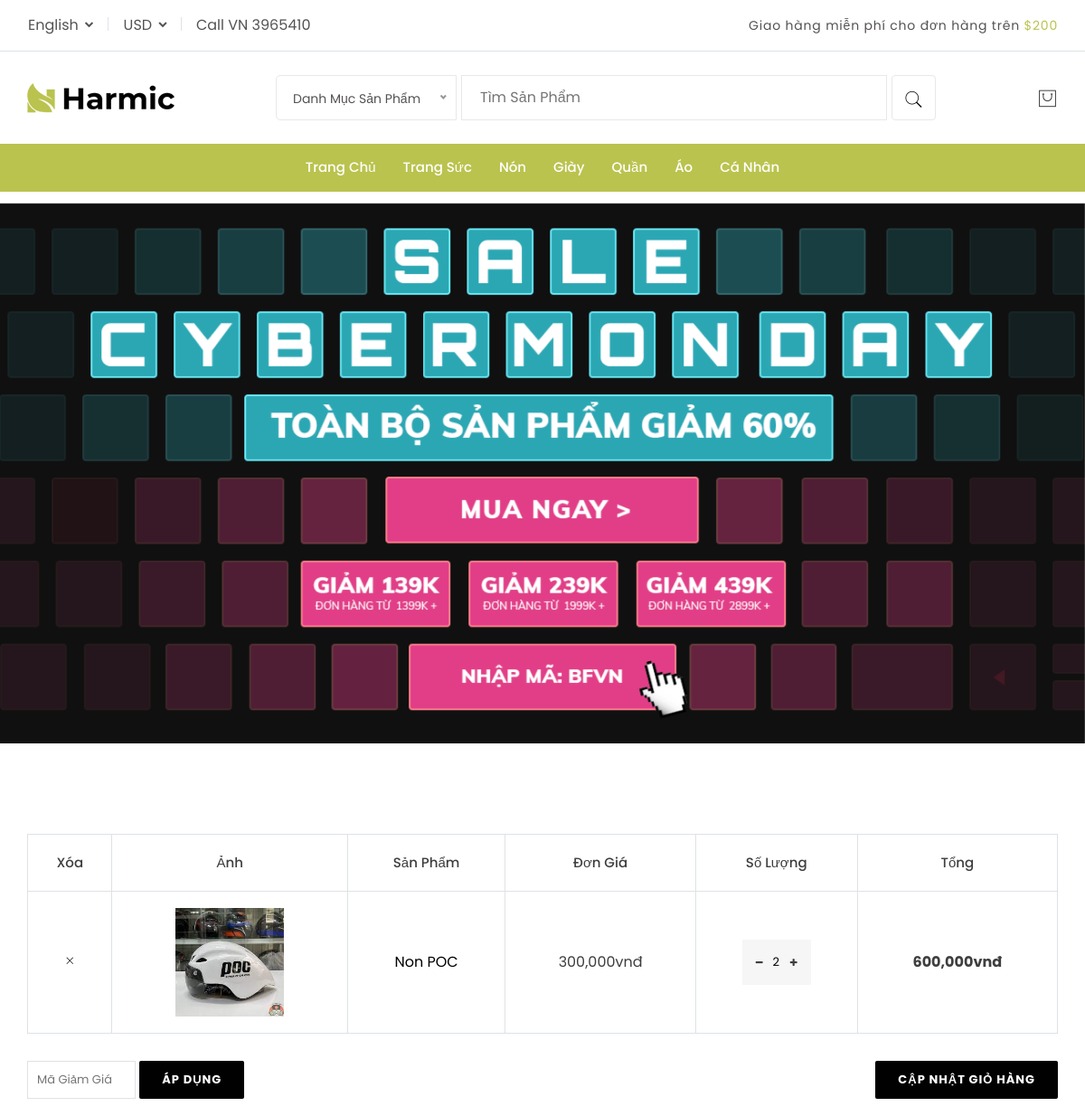
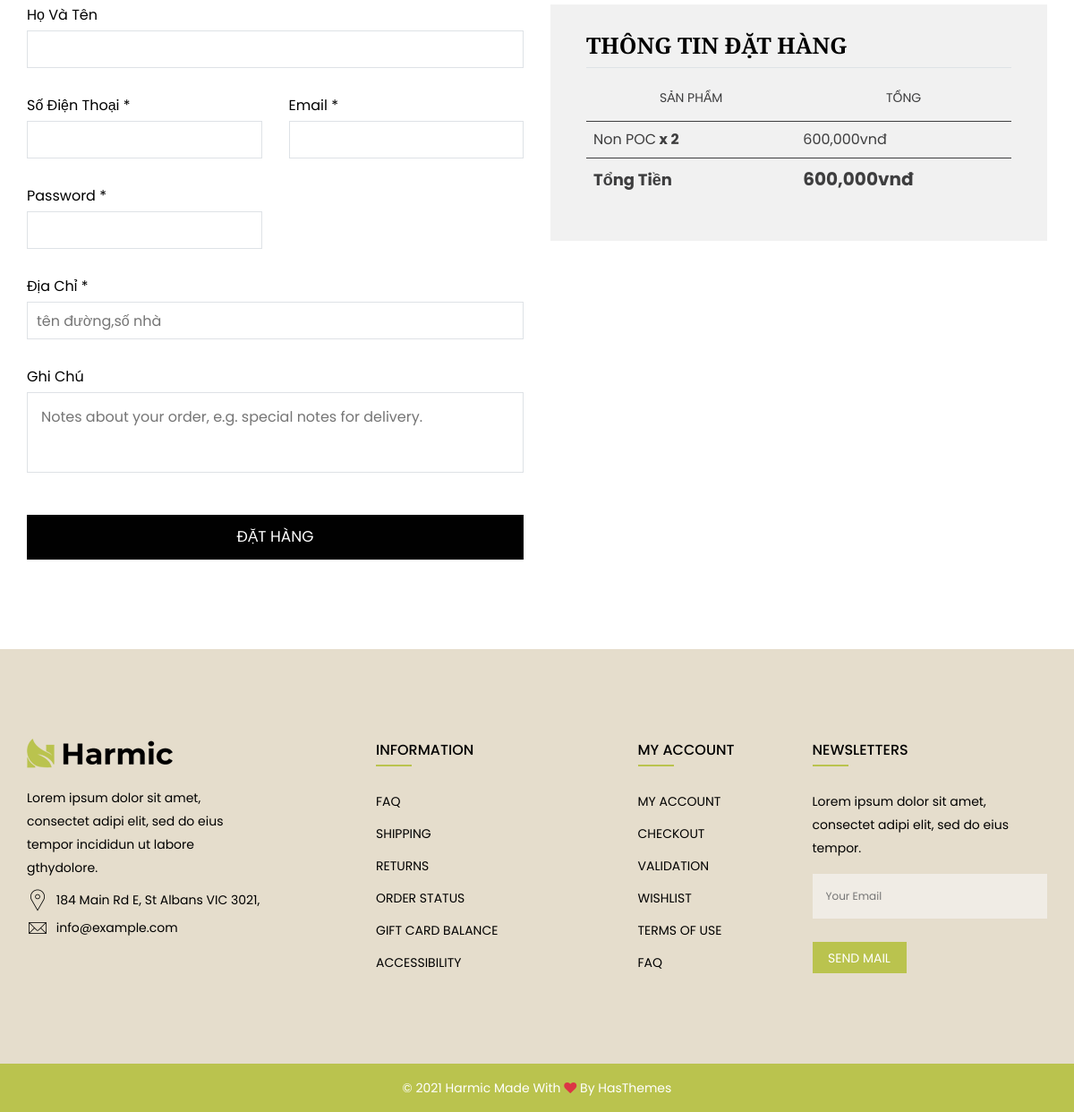
The app's page /index.php?quanly=giohang with its own data (2 pictures, top to bottom).
### tables this page shows
CREATE TABLE `tbl_category` (
  `category_id` int(11) NOT NULL,
  `category_name` varchar(50) NOT NULL
);

CREATE TABLE `slider` (
  `slider_id` int(11) NOT NULL,
  `slider_image` varchar(100) NOT NULL,
  `slider_active` int(11) NOT NULL DEFAULT 1
);

CREATE TABLE `tbl_giohang` (
  `giohang_id` int(11) NOT NULL,
  `tensanpham` varchar(100) NOT NULL,
  `sanpham_id` int(11) NOT NULL,
  `giasanpham` varchar(50) NOT NULL,
  `hinhanh` varchar(50) NOT NULL,
  `soluong` int(11) NOT NULL
);

### include/giohang.php (the view, shortened to what the rows shown need)
<div class="cart-area section-space-y-axis-100">
    <div class="container">
        <div class="row">
            <div class="col-12">
                <?php
                $sql_lay_giohang = mysqli_query($con, "SELECT * FROM tbl_giohang ORDER BY giohang_id DESC");
                ?>
                <form action="" method="POST">
                    <div class="table-content table-responsive">
                        <table class="table">
                            <thead>
                                <tr>
                                    <th class="product_remove">Xóa</th>
                                    <th class="product-thumbnail">Ảnh</th>
                                    <th class="cart-product-name">Sản Phẩm</th>
                                    <th class="product-price">Đơn Giá</th>
                                    <th class="product-quantity">Số Lượng</th>
                                    <th class="product-subtotal">Tổng</th>
                                </tr>
                            </thead>
                            <?php
                            while ($row_fetch_giohang = mysqli_fetch_array($sql_lay_giohang)) {
                                $subtotal = $row_fetch_giohang['soluong'] * $row_fetch_giohang['giasanpham'];
                                ?>
                                <tbody>
                                    <tr>
                                        <td class="product_remove">
                                            <a href="?quanly=giohang&xoa=<?php echo $row_fetch_giohang['giohang_id'] ?>">
                                                <i class="pe-7s-close" title="Remove"></i>
                                            </a>
                                        </td>
                                        <td class="product-thumbnail">
                                            <a href="javascript:void(0)">
                                                <img style="max-width: 120px;"
                                                    src="assets/images/anh/<?php echo $row_fetch_giohang['hinhanh'] ?>">
                                            </a>
                                        </td>
                                        <td class="product-name"><a href="javascript:void(0)">
                                                <?php echo $row_fetch_giohang['tensanpham'] ?>
                                            </a></td>
                                        <td class="product-price"><span class="amount">
                                                <?php echo number_format($row_fetch_giohang['giasanpham']) . 'vnđ' ?>
                                            </span></td>
                                        <td class="quantity">
                                            <div class="cart-plus-minus">
                                                <div>
                                                    <input class="cart-plus-minus-box" type="text" name="soluong[]"
                                                        value="<?php echo $row_fetch_giohang['soluong'] ?>">
                                                </div>
                                            </div>
                                        </td>
                                        <td class="product-subtotal"><span class="amount">
                                                <?php echo number_format($subtotal) . 'vnđ' ?>
                                            </span></td>
                                    </tr>
                                </tbody>
                            <?php
                            }
                            ?>
                        </table>
                    </div>
                    <br>
                </form>
                <div class="row">
                    <div class="col-lg-6 col-12">
                        <form action="" method="post">
                            <div class="your-order">
                                <div class="your-order-table table-responsive">
                                    <table class="table">
                                        <thead>
                                            <tr>
                                                <th class="cart-product-name">Sản Phẩm</th>
                                                <th class="cart-product-total">Tổng</th>
                                            </tr>
                                        </thead>
                                        <?php
                                        $sql_giohang = mysqli_query($con, "SELECT * FROM tbl_giohang ORDER BY giohang_id DESC");
                                        ?>
                                        <tbody>
                                            <?php
                                            while ($row_fetch_giohang = mysqli_fetch_array($sql_giohang)) {
                                                $subtotal = $row_fetch_giohang['soluong'] * $row_fetch_giohang['giasanpham'];
                                                ?>
                                                <tr class="cart_item">
                                                    <td class="cart-product-name">
                                                        <?php echo $row_fetch_giohang['tensanpham'] ?><strong
                                                            class="product-quantity">
                                                            x
                                                            <?php echo $row_fetch_giohang['soluong'] ?>
                                                        </strong>
                                                    </td>
                                                    <td class="cart-product-total"><span class="amount">
                                                            <?php echo number_format($subtotal) . 'vnđ' ?>
                                                        </span></td>
                                                </tr>
                                                <?php
                                            }
                                            ?>
                                        </tbody>
                                        <tfoot>
                                            <tr class="order-total">
                                                <th>Tổng Tiền</th>
                                            </tr>
                                        </tfoot>
                                    </table>
                                </div>
                            </div>
                        </form>
                    </div>
                </div>
            </div>
        </div>
    </div>
</div>

### include/menu.php (shortened to what the rows shown need)
<div class="main-header header-sticky" data-bg-color="#bac34e">
    <div class="container">
        <div class="main-header_nav position-relative">
            <div class="row align-items-center">
                <div class="col-lg-12 d-none d-lg-block">
                    <div class="main-menu">
                        <nav class="main-nav">
                            <ul>
                                <?php
                                $sql_category_danhmuc = mysqli_query($con, 'SELECT * FROM tbl_category ORDER BY category_id DESC');
                                while ($row_category_danhmuc = mysqli_fetch_array($sql_category_danhmuc)) {
                                    ?>
                                    <li class="drop-holder">
                                        <a href="?quanly=danhmuc&id=<?php echo $row_category_danhmuc['category_id'] ?>">
                                            <?php echo $row_category_danhmuc['category_name'] ?>
                                        </a>
                                    </li>
                                    <?php
                                }
                                ?>
                            </ul>
                        </nav>
                    </div>
                </div>
            </div>
        </div>
    </div>
</div>

### include/slider.php (shortened to what the rows shown need)
<div class="slider-area">
            <?php
                $sql_slider=mysqli_query($con,"SELECT * FROM slider WHERE slider_active='1' ORDER BY slider_id");
                while($row_slider=mysqli_fetch_array($sql_slider)){
            ?>
            <div class="swiper-container main-slider swiper-arrow with-bg_white">
                <div class="swiper-wrapper">
                    <div class="swiper-slide animation-style-01">
                        <div  class="slide-inner bg-height" data-bg-image="assets/images/anh/silde1.jpg">
                        </div>
                    </div>
                </div>
                <?php
                }
                ?>
            </div>
        </div>

### records on screen
tbl_category: category_name "Trang Sức"
tbl_category: category_name "Nón"
tbl_category: category_name "Giày"
tbl_category: category_name "Quần"
tbl_category: category_name "Áo"
tbl_giohang: hinhanh (picture), tensanpham "Non POC", giasanpham "300,000", soluong "2", subtotal "600,000"

### other values on screen
$total "600,000"
